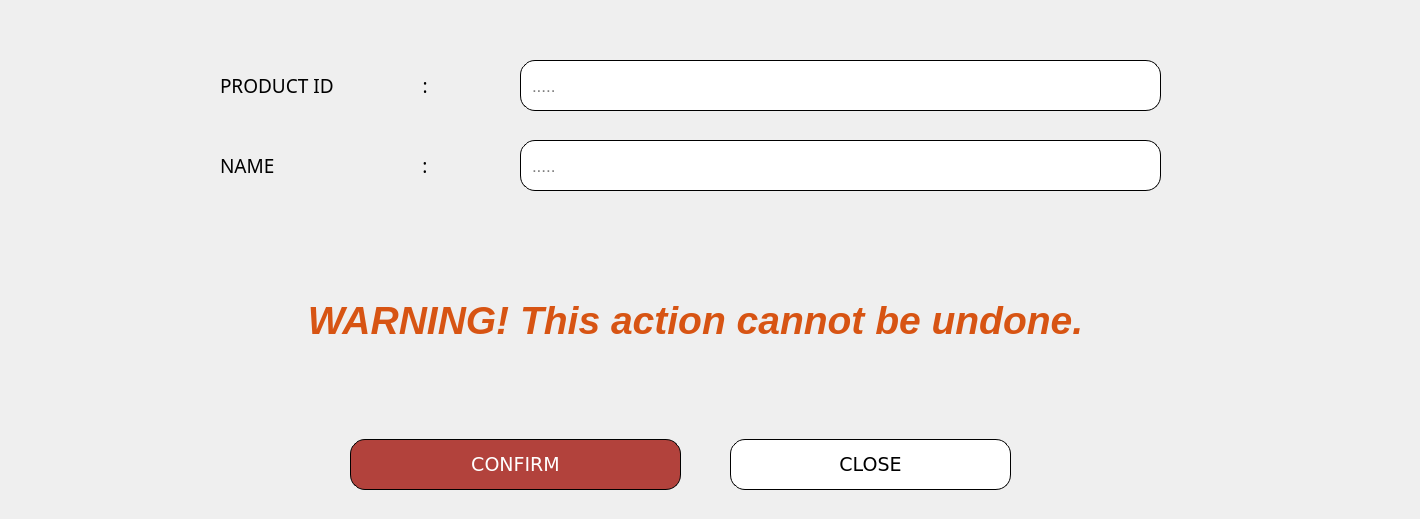
        <widget class="QWidget" name="DELETE_SPANDREL">
         <widget class="QFrame" name="frame_52">
          <property name="geometry">
           <rect>
            <x>-10</x>
            <y>419</y>
            <width>1331</width>
            <height>91</height>
           </rect>
          </property>
          <property name="styleSheet">
           <string notr="true">    background-color: transparent;
</string>
          </property>
          <property name="frameShape">
           <enum>QFrame::StyledPanel</enum>
          </property>
          <property name="frameShadow">
           <enum>QFrame::Raised</enum>
          </property>
          <widget class="QPushButton" name="pushButton_Confirm_SPANDRELdelete">
           <property name="geometry">
            <rect>
             <x>360</x>
             <y>20</y>
             <width>331</width>
             <height>51</height>
            </rect>
           </property>
           <property name="font">
            <font>
             <family>Verdana</family>
             <pointsize>14</pointsize>
            </font>
           </property>
           <property name="styleSheet">
            <string notr="true">    background-color: #b2423c;
    color: white;
    border-radius: 15px;
border: 1px solid #000000; 
    padding: 9px;
font-family: &quot;Verdana&quot;, sans-serif; 
text-align: center;</string>
           </property>
           <property name="text">
            <string>CONFIRM</string>
           </property>
          </widget>
          <widget class="QPushButton" name="pushButton_Close_SPANDRELdelete">
           <property name="geometry">
            <rect>
             <x>740</x>
             <y>20</y>
             <width>281</width>
             <height>51</height>
            </rect>
           </property>
           <property name="font">
            <font>
             <family>Verdana</family>
             <pointsize>14</pointsize>
            </font>
           </property>
           <property name="styleSheet">
            <string notr="true">
/* Default Inactive Button */
QPushButton {
    background-color: #ffffff;
    color: black;
    border-radius: 15px;
border: 1px solid #000000; 
    padding: 9px;
font-family: &quot;Verdana&quot;, sans-serif; 
text-align: center;
}

/* Hover Effect on Inactive Buttons */
QPushButton:hover {
    background-color: #a6a6a6;
    color: white;
}

/* Active Button (Current Page) */
QPushButton#activeButton {
    background-color: #a6a6a6;
    color: white;
}
</string>
           </property>
           <property name="text">
            <string>CLOSE</string>
           </property>
          </widget>
         </widget>
         <widget class="QFrame" name="frame_deletespandrel_3">
          <property name="geometry">
           <rect>
            <x>-10</x>
            <y>30</y>
            <width>1411</width>
            <height>381</height>
           </rect>
          </property>
          <property name="styleSheet">
           <string notr="true">    background-color: transparent;
</string>
          </property>
          <property name="frameShape">
           <enum>QFrame::StyledPanel</enum>
          </property>
          <property name="frameShadow">
           <enum>QFrame::Raised</enum>
          </property>
          <widget class="QLabel" name="label_308">
           <property name="geometry">
            <rect>
             <x>230</x>
             <y>20</y>
             <width>321</width>
             <height>71</height>
            </rect>
           </property>
           <property name="font">
            <font>
             <family>Poppins Medium</family>
             <pointsize>14</pointsize>
             <weight>50</weight>
             <bold>false</bold>
            </font>
           </property>
           <property name="styleSheet">
            <string notr="true">    background-color: transparent;
</string>
           </property>
           <property name="text">
            <string>PRODUCT ID                  :</string>
           </property>
          </widget>
          <widget class="QLineEdit" name="lineEdit_DeleteSPANDREL_prodID">
           <property name="geometry">
            <rect>
             <x>530</x>
             <y>30</y>
             <width>641</width>
             <height>51</height>
            </rect>
           </property>
           <property name="font">
            <font>
             <pointsize>13</pointsize>
            </font>
           </property>
           <property name="styleSheet">
            <string notr="true">    background-color: #ffffff;
    color: black;
    border-radius: 15px;
border: 1px solid #000000; 
    padding: 9px;
</string>
           </property>
           <property name="placeholderText">
            <string>.....</string>
           </property>
          </widget>
          <widget class="QLabel" name="label_309">
           <property name="geometry">
            <rect>
             <x>230</x>
             <y>110</y>
             <width>311</width>
             <height>51</height>
            </rect>
           </property>
           <property name="font">
            <font>
             <family>Poppins Medium</family>
             <pointsize>14</pointsize>
             <weight>50</weight>
             <bold>false</bold>
            </font>
           </property>
           <property name="styleSheet">
            <string notr="true">    background-color: transparent;
</string>
           </property>
           <property name="text">
            <string>NAME                              :</string>
           </property>
          </widget>
          <widget class="QLineEdit" name="lineEdit_34">
           <property name="geometry">
            <rect>
             <x>1030</x>
             <y>460</y>
             <width>371</width>
             <height>51</height>
            </rect>
           </property>
           <property name="styleSheet">
            <string notr="true">    background-color: #ffffff;
    color: black;
    border-radius: 15px;
border: 1px solid #000000; 
    padding: 9px;
font-family: &quot;Verdana&quot;, sans-serif; 
text-align: center;</string>
           </property>
           <property name="placeholderText">
            <string>.....</string>
           </property>
          </widget>
          <widget class="QLineEdit" name="lineEdit_DeleteSPANDREL_Name">
           <property name="geometry">
            <rect>
             <x>530</x>
             <y>110</y>
             <width>641</width>
             <height>51</height>
            </rect>
           </property>
           <property name="font">
            <font>
             <pointsize>13</pointsize>
            </font>
           </property>
           <property name="styleSheet">
            <string notr="true">    background-color: #ffffff;
    color: black;
    border-radius: 15px;
border: 1px solid #000000; 
    padding: 9px;
</string>
           </property>
           <property name="placeholderText">
            <string>.....</string>
           </property>
          </widget>
          <widget class="QLabel" name="label_310">
           <property name="geometry">
            <rect>
             <x>0</x>
             <y>185</y>
             <width>1411</width>
             <height>211</height>
            </rect>
           </property>
           <property name="font">
            <font>
             <family>Arial</family>
             <pointsize>29</pointsize>
             <weight>75</weight>
             <italic>true</italic>
             <bold>true</bold>
            </font>
           </property>
           <property name="styleSheet">
            <string notr="true">    background-color: transparent;
color: #d75413;
</string>
           </property>
           <property name="text">
            <string>WARNING! This action cannot be undone.</string>
           </property>
           <property name="alignment">
            <set>Qt::AlignCenter</set>
           </property>
          </widget>
         </widget>
        </widget>
